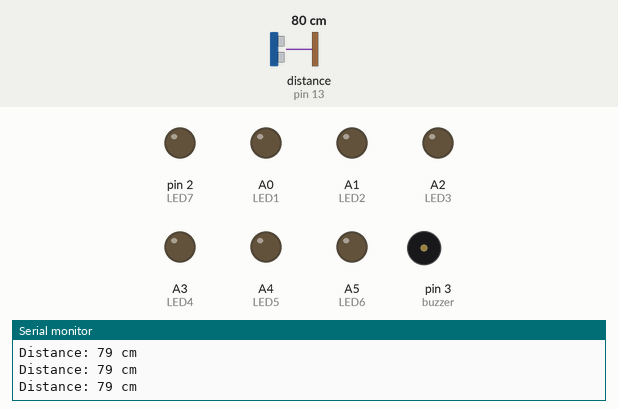
A sketch run on a simulated Arduino Uno, built with avr-gcc and run on an emulated ATmega328P. Parts: output pins drawn as LEDs (lit = HIGH), buzzer (waves = sounding, pin HIGH), the last lines printed to the serial monitor. Wiring (inferred from the names in the program): ultrasonic range finder: trigger pin 12; echo pin 13. The inputs (shaded band) are chosen by the test bench; at power-on: distance to the obstacle (sensor on pin 13) 80 cm. The echo pulse lasts 58.3 µs per cm; pins used as bus, display or sensor lines are not drawn.

Above: at 1.2 s.
1.3 s: distance to the obstacle (sensor on pin 13) set to 56 cm
4.3 s: distance to the obstacle (sensor on pin 13) set to 46 cm
At 5.5 s:
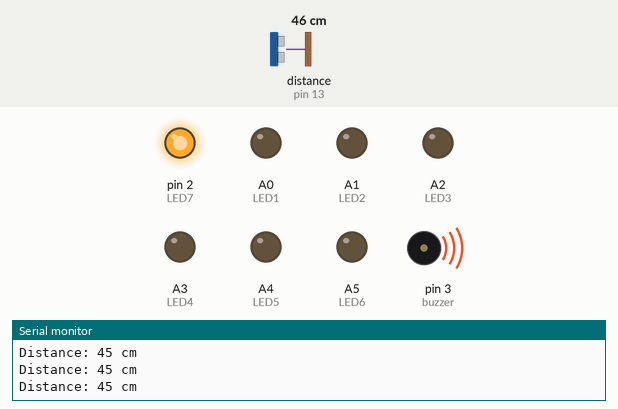
5.8 s: distance to the obstacle (sensor on pin 13) set to 38 cm
At 6.1 s:
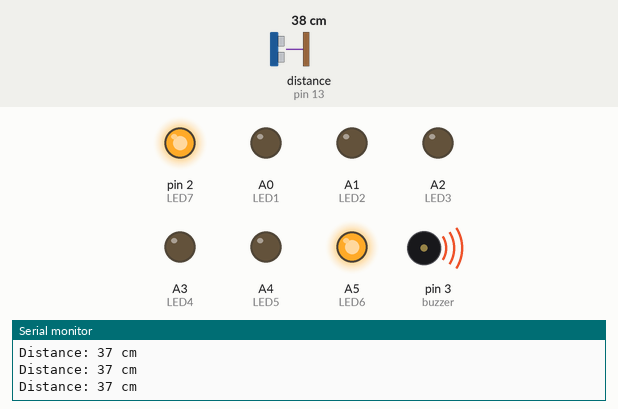
7.3 s: distance to the obstacle (sensor on pin 13) set to 33 cm
At 7.7 s:
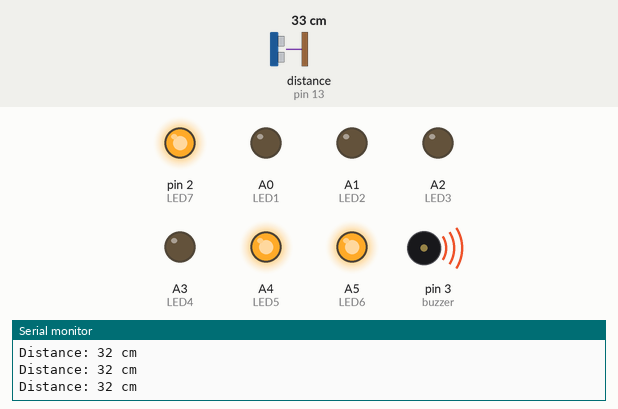
8.8 s: distance to the obstacle (sensor on pin 13) set to 2 cm
At 10.0 s:
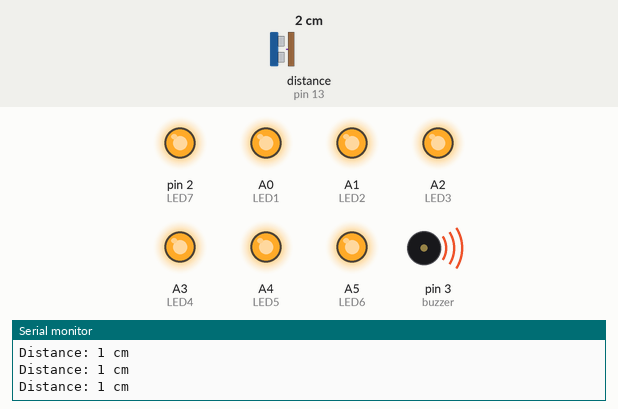
10.3 s: distance to the obstacle (sensor on pin 13) set to 24 cm
At 11.7 s:
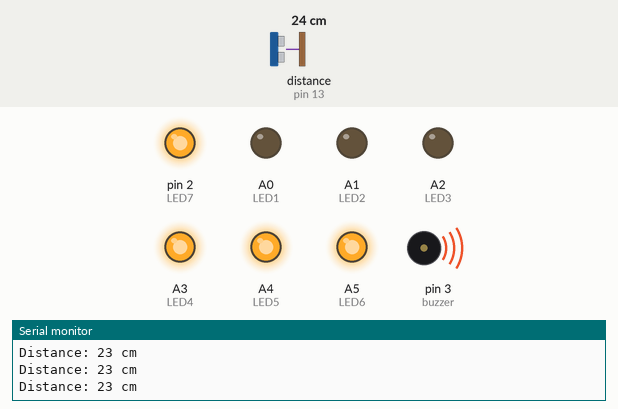
Timing chart, 0 to 12.8 s (numbered marks = the images above; inputs shaded):
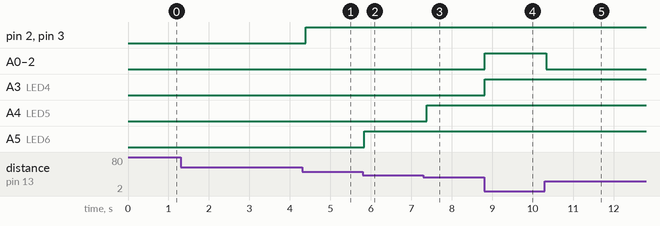

Measured:
- the behaviour switches between 51 and 50 cm on distance to the obstacle (sensor on pin 13) (found by bisection; images 0 and 1)
- the behaviour switches between 44 and 43 cm on distance to the obstacle (sensor on pin 13) (found by bisection; images 1 and 2)
- the behaviour switches between 37 and 36 cm on distance to the obstacle (sensor on pin 13) (found by bisection; images 2 and 3)
- after the input at 4.3 s, pin 2 (LED7), pin 3 (buzzer): LOW → HIGH after 0.09 s
- after the input at 5.8 s, A5 (LED6): LOW → HIGH at once
- after the input at 7.3 s, A4 (LED5): LOW → HIGH after 0.08 s
- after the input at 8.8 s, A0 (LED1), A1 (LED2), A2 (LED3), A3 (LED4): LOW → HIGH at once
- after the input at 10.3 s, A0 (LED1), A1 (LED2), A2 (LED3): HIGH → LOW at once

The sketch:

TrainAccidentPrevention.ino
```cpp
const int trigPin = 12;
const int echoPin = 13;
const int LED1 = A0;
const int LED2 = A1;
const int LED3 = A2;
const int LED4 = A3;
const int LED5 = A4;
const int LED6 = A5;
const int LED7 = 2;
const int buzzer = 3;

int duration = 0;
int distance = 0;

void setup() {
  pinMode(trigPin, OUTPUT);
  pinMode(echoPin, INPUT);
  pinMode(LED1, OUTPUT);
  pinMode(LED2, OUTPUT);
  pinMode(LED3, OUTPUT);
  pinMode(LED4, OUTPUT);
  pinMode(LED5, OUTPUT);
  pinMode(LED6, OUTPUT);
  pinMode(LED7, OUTPUT);
  pinMode(buzzer, OUTPUT);
  Serial.begin(9600);
}

void loop() {
  // Trigger ultrasonic sensor
  digitalWrite(trigPin, LOW);
  delayMicroseconds(2);
  digitalWrite(trigPin, HIGH);
  delayMicroseconds(10);
  digitalWrite(trigPin, LOW);

  // Calculate distance
  duration = pulseIn(echoPin, HIGH);
  distance = duration / 58.2;

  // Turn on LEDs progressively as obstacle gets closer
  digitalWrite(LED1, distance <= 7  ? HIGH : LOW);
  digitalWrite(LED2, distance <= 14 ? HIGH : LOW);
  digitalWrite(LED3, distance <= 21 ? HIGH : LOW);
  digitalWrite(LED4, distance <= 28 ? HIGH : LOW);
  digitalWrite(LED5, distance <= 35 ? HIGH : LOW);
  digitalWrite(LED6, distance <= 42 ? HIGH : LOW);
  digitalWrite(LED7, distance <= 49 ? HIGH : LOW);

  // Activate buzzer if obstacle detected within 49cm
  if (distance <= 49) {
    digitalWrite(buzzer, HIGH);
  } else {
    digitalWrite(buzzer, LOW);
  }

  // Print distance to Serial Monitor
  Serial.print("Distance: ");
  Serial.print(distance);
  Serial.println(" cm");

  delay(100);
}
```
